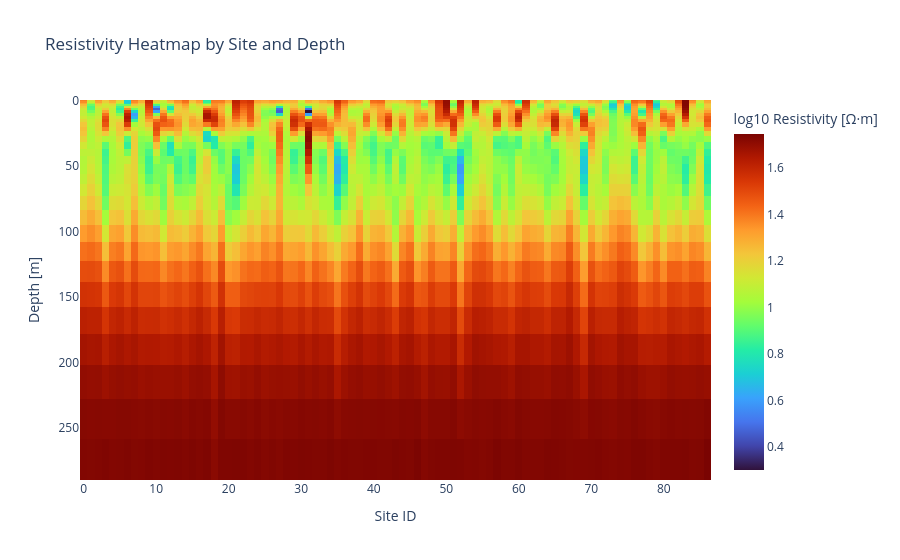

Notebook code for this chart:
### Code cell
import plotly.express as px

# Ensure all site_ids are present as columns, even if some are missing
all_site_ids = np.arange(df_layers_long['site_id'].min(), df_layers_long['site_id'].max() + 1)
heatmap_df = df_layers_long.pivot_table(
    index='depth', columns='site_id', values='log_resistivity')
heatmap_df = heatmap_df.reindex(columns=all_site_ids)

# Sort depth so it increases downward
heatmap_df = heatmap_df.sort_index(ascending=True)

fig = px.imshow(
    heatmap_df,
    aspect='auto',
    origin='lower',
    color_continuous_scale='turbo',
    labels={'x': 'Site ID', 'y': 'Depth [m]', 'color': 'log10 Resistivity [Ω·m]'},
    title='Resistivity Heatmap by Site and Depth',
    zmin=heatmap_df.min().min(),
    zmax=heatmap_df.max().max(),
)

fig.update_yaxes(autorange="reversed")
fig.show()

### Figure 1 — Plotly figure (JSON) as saved in the notebook; plotly's stock layout.template omitted (floating-point values rounded to 4 significant figures; data arrays with more than 128 entries replaced by an {"elided": "..."} marker saying what was removed)
{"data": [{"coloraxis": "coloraxis", "hovertemplate": "Site ID: %{x}<br>Depth [m]: %{y}<br>log10 Resistivity [Ω·m]: %{z}<extra></extra>", "name": "0", "type": "heatmap", "x": [0.0, 1.0, 2.0, 3.0, 4.0, 5.0, 6.0, 7.0, 8.0, 9.0, 10.0, 11.0, 12.0, 13.0, 14.0, 15.0, 16.0, 17.0, 18.0, 19.0, 20.0, 21.0, 22.0, 23.0, 24.0, 25.0, 26.0, 27.0, 28.0, 29.0, 30.0, 31.0, 32.0, 33.0, 34.0, 35.0, 36.0, 37.0, 38.0, 39.0, 40.0, 41.0, 42.0, 43.0, 44.0, 45.0, 46.0, 47.0, 48.0, 49.0, 50.0, 51.0, 52.0, 53.0, 54.0, 55.0, 56.0, 57.0, 58.0, 59.0, 60.0, 61.0, 62.0, 63.0, 64.0, 65.0, 66.0, 67.0, 68.0, 69.0, 70.0, 71.0, 72.0, 73.0, 74.0, 75.0, 76.0, 77.0, 78.0, 79.0, 80.0, 81.0, 82.0, 83.0, 84.0, 85.0, 86.0], "xaxis": "x", "y": [0.0, 1.0, 2.126, 3.395, 4.825, 6.435, 8.249, 10.29, 12.59, 15.19, 18.11, 21.4, 25.1, 29.28, 33.98, 39.28, 45.25, 51.97, 59.55, 68.08, 77.69, 88.52, 100.7, 114.5, 129.9, 147.4, 167.0, 189.1, 214.0, 242.1, 273.7], "yaxis": "y", "z": {"elided": "31x87 float values"}}], "layout": {"coloraxis": {"cmax": 1.745, "cmin": 0.3021, "colorbar": {"title": {"text": "log10 Resistivity [Ω·m]"}}, "colorscale": [[0, "#30123b"], [0.07143, "#4145ab"], [0.1429, "#4675ed"], [0.2143, "#39a2fc"], [0.2857, "#1bcfd4"], [0.3571, "#24eca6"], [0.4286, "#61fc6c"], [0.5, "#a4fc3b"], [0.5714, "#d1e834"], [0.6429, "#f3c63a"], [0.7143, "#fe9b2d"], [0.7857, "#f36315"], [0.8571, "#d93806"], [0.9286, "#b11901"], [1, "#7a0402"]]}, "title": {"text": "Resistivity Heatmap by Site and Depth"}, "xaxis": {"anchor": "y", "domain": [0, 1], "title": {"text": "Site ID"}}, "yaxis": {"anchor": "x", "autorange": "reversed", "domain": [0, 1], "title": {"text": "Depth [m]"}}}}
